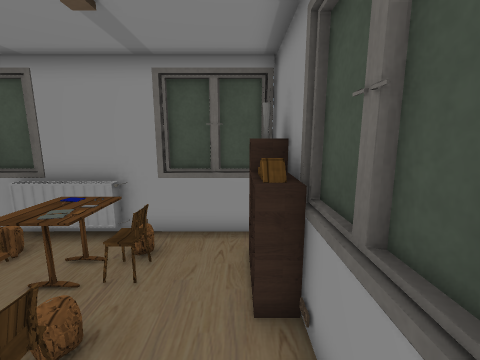
View 1 (above)

14 first-person views from a walk through a scene from a Unity 3-D project. The camera is 1.5 m above the floor, tilts 10° down and sees 90° across. The floor is counted in squares, 0.5 m on a side. Each view is taken from the middle of a square. On the plan, view 1 faces up. The plan holds only what a view shows up to about 19 squares ahead; the rest is blank. Some animated figures are left out. Some surface patterns are stand-ins.

View 2
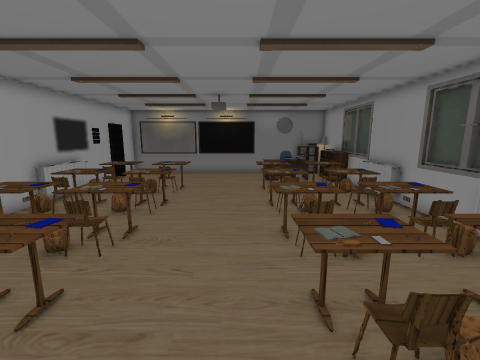

View 3
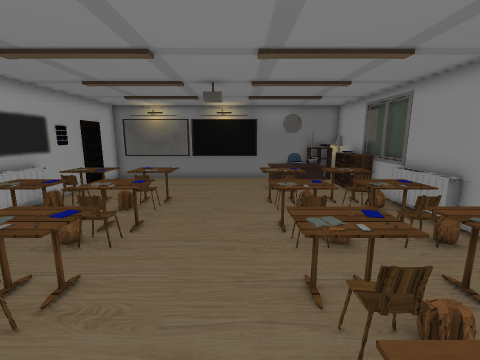

View 4
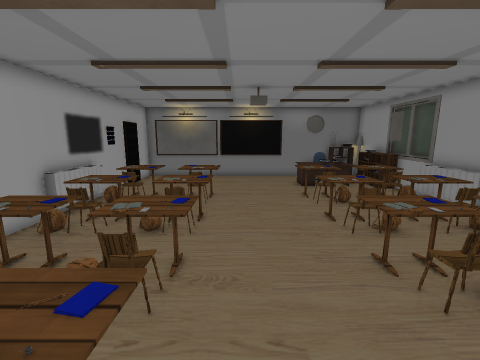

View 5
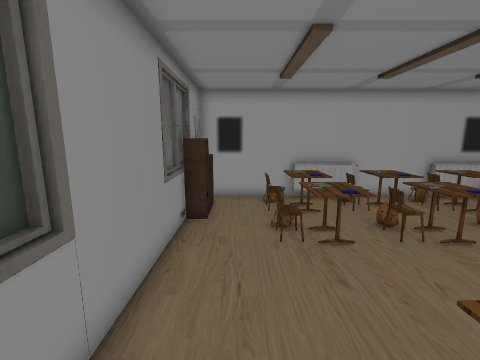

View 6
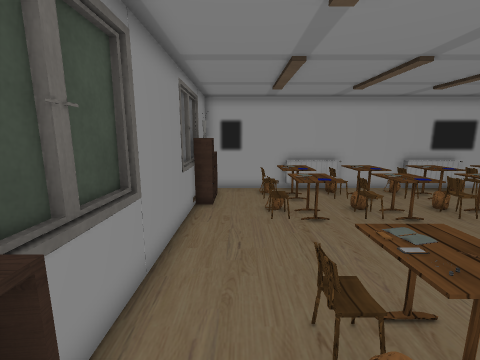

View 7
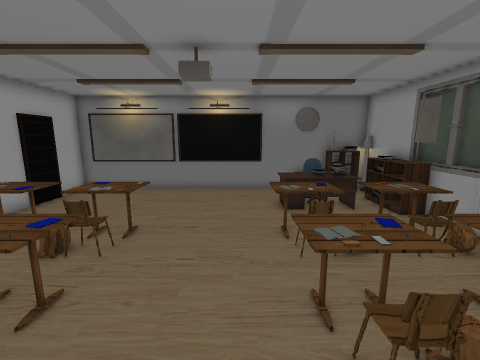

View 8
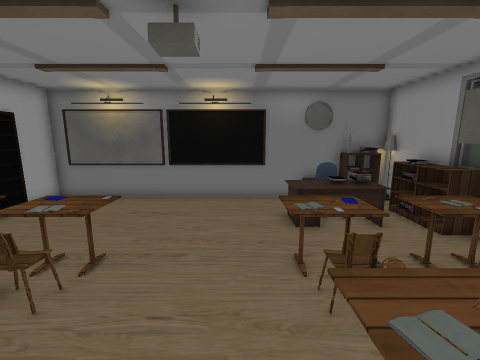

View 9
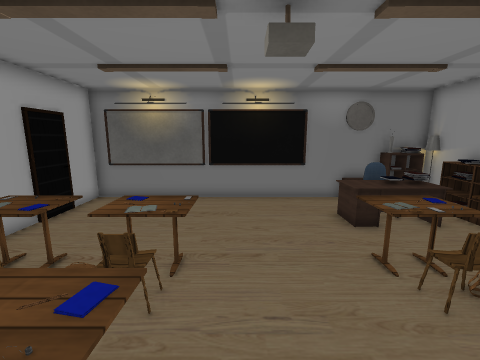

View 10
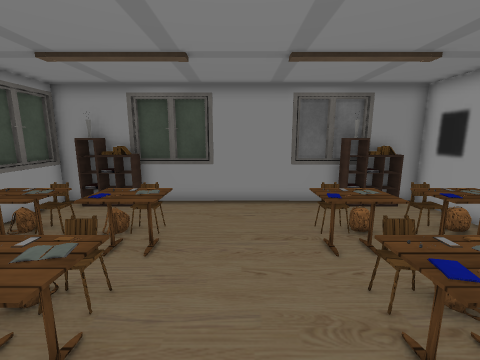

View 11
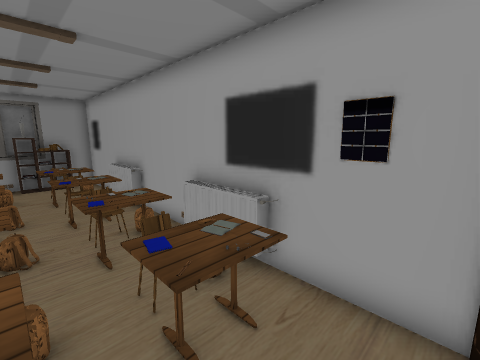

View 12
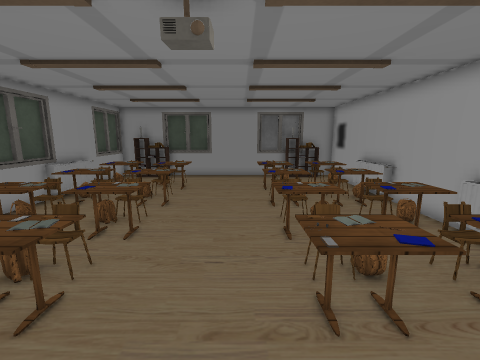

View 13
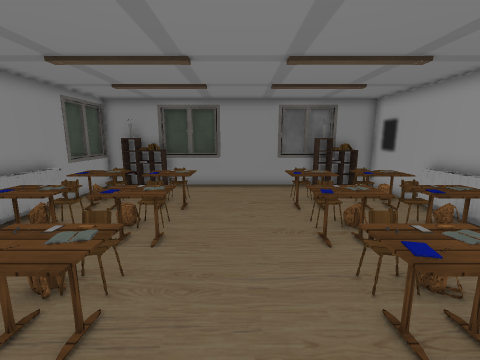

View 14
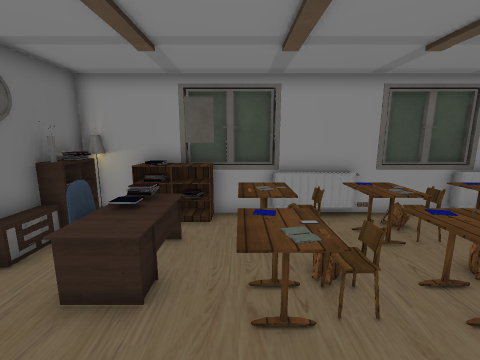

### Floor plan
Key: @ floor where view 1 was taken; # wall or solid block; . main floor; : floor 0.25 m higher than the main floor; + floor 0.5 m higher than the main floor; = window, fence, low wall or low ledge; T table; R rack; C chair; B bookshelf; A radiator; I cabinet; S vase; O other object.
Columns run from 21 left of view 1 to 1 right of it. Each row starts with its distance up from view 1.
  8     ####   #
  7 #########A####### #####
  6 R#IIIITTO.T  TT:==#..R#
  5 SR.TT.TTCTT CT#C###C.R#
  4 #.CTT.TT.T# .T# TTT..BB
  3 #.CTT.TT .T  T##=TT...=
  2 #..TT.T#CTT#CT#CTT#C..#
  1 #.....TT#TTT.TT#TTT...#
  0 #....................@#
 -1 #.....................#
 -2 #.....................#
 -3 #.....TT#.TT.TT#.TT...#
 -4 #.....T#CTT#CTTCTT#C..#
 -5 #.....TT#TT  T# TT#...#
 -6 #.....TT.=T .T##=TT..RO
 -7 #.....TTCTT CTTC###C.RR
 -8 #.....TT+TT# TT ==# .R#
 -9 #######  A####### #####

Positions as (right, up) in squares from view 1, and headings:
1: (0, 0), facing up
2: (0, 0), facing left
3: (-3, 0), facing left
4: (-2, -2), facing left
5: (-1, 3), facing down
6: (-1, 5), facing down
7: (-7, 0), facing left
8: (-9, 0), facing left
9: (-9, -2), facing left
10: (-10, -1), facing right
11: (-17, -5), facing down-right
12: (-18, -2), facing right
13: (-14, -1), facing right
14: (-15, -2), facing up
